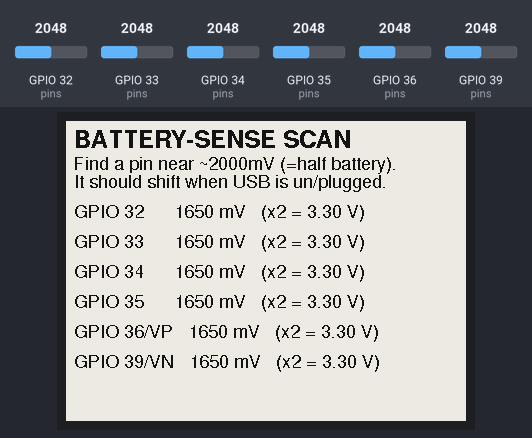
Recording of a sketch running on a simulated ESP32. On the bench: 400×300 one-colour display. Inputs (shaded band) come from the test bench; at power-on: GPIO 32 (pins) = 2048, GPIO 33 (pins) = 2048, GPIO 34 (pins) = 2048, GPIO 35 (pins) = 2048, GPIO 36 (pins) = 2048, GPIO 39 (pins) = 2048 (analog values on the 0–4095 scale).

Above: at 4.1 s.

The sketch:

adc_scan.ino
```cpp
/*
  Battery-sense pin finder for BusGlance.
  Reads every ADC1 pin and shows the voltage ON THE E-PAPER (serial is unreadable
  through this dongle). We're hunting for a pin that sits at ~half the battery
  voltage (~1.9-2.1 V) - that's the board's built-in VBAT divider, if it exists.
  A real VBAT pin will also CHANGE a little when you plug/unplug USB.
  Refreshes every ~20 s. Flash bus_display back when done.
*/
#include <GxEPD2_BW.h>
#include <Fonts/FreeSansBold12pt7b.h>
#include <Fonts/FreeSans9pt7b.h>

GxEPD2_BW<GxEPD2_420_GDEY042T81, GxEPD2_420_GDEY042T81::HEIGHT>
  display(GxEPD2_420_GDEY042T81(/*CS=*/5, /*DC=*/17, /*RST=*/16, /*BUSY=*/4));

const int  pins[]  = {32, 33, 34, 35, 36, 39};
const char* names[] = {"32", "33", "34", "35", "36/VP", "39/VN"};

uint32_t readAvg(int pin) {
  uint32_t sum = 0;
  for (int i = 0; i < 32; i++) sum += analogReadMilliVolts(pin);
  return sum / 32;
}

void draw() {
  display.setFullWindow();
  display.firstPage();
  do {
    display.fillScreen(GxEPD_WHITE);
    display.setTextColor(GxEPD_BLACK);
    display.setFont(&FreeSansBold12pt7b);
    display.setCursor(8, 26);  display.print("BATTERY-SENSE SCAN");
    display.setFont(&FreeSans9pt7b);
    display.setCursor(8, 48);  display.print("Find a pin near ~2000mV (=half battery).");
    display.setCursor(8, 66);  display.print("It should shift when USB is un/plugged.");
    int y = 96;
    for (int i = 0; i < 6; i++) {
      uint32_t mv = readAvg(pins[i]);
      char buf[56];
      snprintf(buf, sizeof(buf), "GPIO %-6s  %4u mV   (x2 = %.2f V)", names[i], mv, mv * 2 / 1000.0);
      display.setFont(&FreeSans9pt7b);
      display.setCursor(8, y);
      display.print(buf);
      y += 30;
    }
  } while (display.nextPage());
}

void setup() {
  analogReadResolution(12);
  display.init();
  display.setRotation(0);
  draw();
}

void loop() {
  delay(20000);
  draw();
}
```
